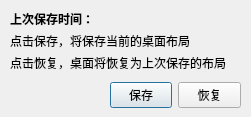
<?xml version="1.0" encoding="UTF-8"?>
<ui version="4.0">
 <class>Dialog</class>
 <widget class="QDialog" name="Dialog">
  <property name="geometry">
   <rect>
    <x>0</x>
    <y>0</y>
    <width>251</width>
    <height>117</height>
   </rect>
  </property>
  <property name="windowTitle">
   <string>桌面布局恢复工具 v0.0.1      --Tayoou</string>
  </property>
  <widget class="QWidget" name="verticalLayoutWidget">
   <property name="geometry">
    <rect>
     <x>10</x>
     <y>10</y>
     <width>231</width>
     <height>61</height>
    </rect>
   </property>
   <layout class="QVBoxLayout" name="verticalLayout">
    <item>
     <widget class="QLabel" name="label">
      <property name="font">
       <font>
        <italic>false</italic>
        <bold>true</bold>
       </font>
      </property>
      <property name="text">
       <string>上次保存时间：</string>
      </property>
     </widget>
    </item>
    <item>
     <widget class="QLabel" name="label_3">
      <property name="text">
       <string>点击保存，将保存当前的桌面布局</string>
      </property>
     </widget>
    </item>
    <item>
     <widget class="QLabel" name="label_2">
      <property name="text">
       <string>点击恢复，桌面将恢复为上次保存的布局</string>
      </property>
     </widget>
    </item>
   </layout>
  </widget>
  <widget class="QWidget" name="horizontalLayoutWidget">
   <property name="geometry">
    <rect>
     <x>110</x>
     <y>80</y>
     <width>131</width>
     <height>31</height>
    </rect>
   </property>
   <layout class="QHBoxLayout" name="horizontalLayout">
    <item>
     <widget class="QPushButton" name="pushButton_2">
      <property name="minimumSize">
       <size>
        <width>40</width>
        <height>22</height>
       </size>
      </property>
      <property name="text">
       <string>保存</string>
      </property>
     </widget>
    </item>
    <item>
     <widget class="QPushButton" name="pushButton">
      <property name="minimumSize">
       <size>
        <width>40</width>
        <height>22</height>
       </size>
      </property>
      <property name="text">
       <string>恢复</string>
      </property>
     </widget>
    </item>
   </layout>
  </widget>
 </widget>
 <resources/>
 <connections/>
</ui>
